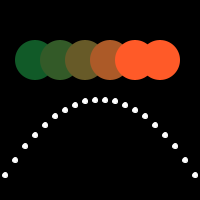
Frame 1 (no input)
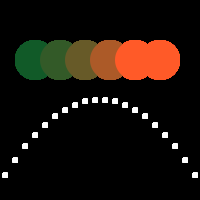
Frame 60 (the mouse pressed at the canvas centre just before this capture)
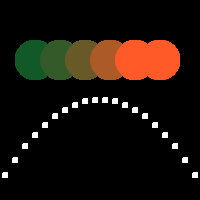
Frame 120 (the mouse held since frame 60 and released just before this capture)

The Processing sketch that drew these frames (run headless with seeded random() and noise(); from frame 60 on, the mouse is pressed at the canvas centre):

// Processing sketch: processing_97133
// ── processing_97133.pde

void setup(){

size(200, 200);
background(0);
}

void draw(){
for (int i=35; i<170; i=i+25) {
  fill(i*i/70,90,40);
  noStroke();
  ellipse(i,60,40,40);
}
for(int i=-95; i<150; i=i+10){
stroke(255);
fill(255);
ellipse(i+100, i*i/120+100, 5, 5);
}
}
